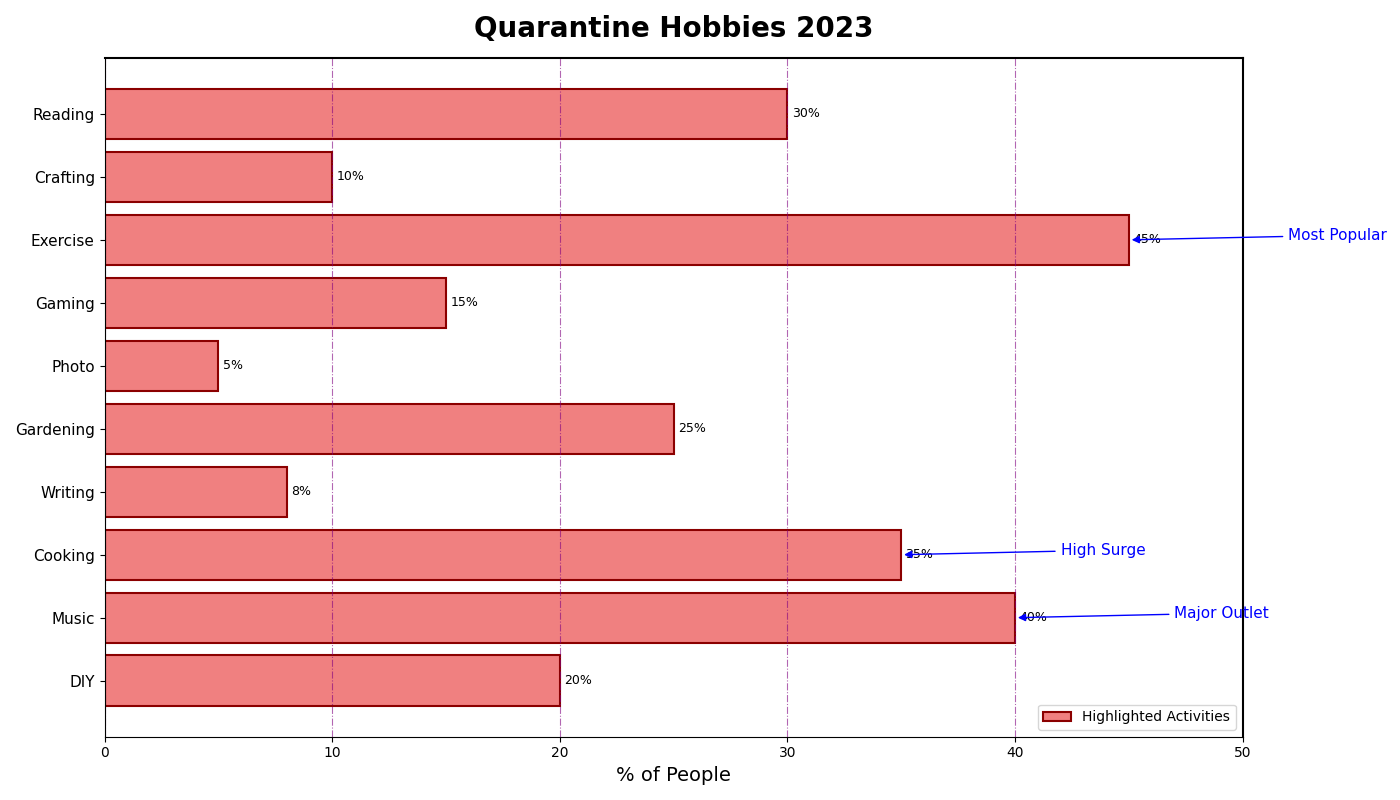

The script that drew this image:
import matplotlib.pyplot as plt
import numpy as np

hobbies = [
    "DIY", 
    "Music", 
    "Cooking", 
    "Writing", 
    "Gardening", 
    "Photo", 
    "Gaming", 
    "Exercise", 
    "Crafting", 
    "Reading"
]

percentages = [20, 40, 35, 8, 25, 5, 15, 45, 10, 30]

fig, ax = plt.subplots(figsize=(14, 8))
bars = ax.barh(hobbies, percentages, color='lightcoral', edgecolor='darkred', linewidth=1.5)
ax.bar_label(bars, fmt='%.0f%%', padding=3, fontsize=9)

ax.set_title("Quarantine Hobbies 2023", fontsize=20, fontweight='heavy', pad=15)
ax.set_xlabel("% of People", fontsize=14, fontweight='medium')
ax.set_xlim(0, 50)

ax.set_yticks(range(len(hobbies)))
ax.set_yticklabels(hobbies, rotation=0, fontsize=11)

ax.xaxis.grid(True, linestyle='-.', color='purple', alpha=0.6)

annotations = [
    ("Most Popular", 45),
    ("High Surge", 35),
    ("Major Outlet", 40)
]

for annotation, value in annotations:
    index = percentages.index(value)
    ax.annotate(annotation, xy=(value, index), 
                xytext=(value + 7, index),
                arrowprops=dict(arrowstyle="-|>", color='blue'),
                fontsize=11, color='blue')

plt.legend(["Highlighted Activities"], loc='lower right', fontsize=10)

plt.gca().spines['top'].set_linewidth(1.5)
plt.gca().spines['right'].set_linewidth(1.5)

plt.tight_layout()
plt.show()
